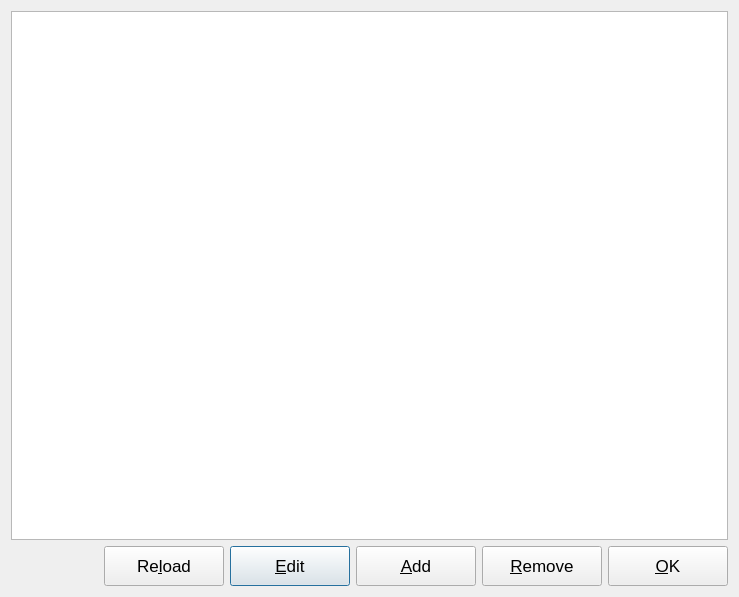
<?xml version="1.0" encoding="UTF-8"?>
<ui version="4.0">
 <class>SentenceManagerForm</class>
 <widget class="QDialog" name="SentenceManagerForm">
  <property name="geometry">
   <rect>
    <x>0</x>
    <y>0</y>
    <width>739</width>
    <height>597</height>
   </rect>
  </property>
  <property name="font">
   <font>
    <pointsize>13</pointsize>
   </font>
  </property>
  <property name="windowTitle">
   <string>Dialog</string>
  </property>
  <layout class="QVBoxLayout" name="verticalLayout">
   <item>
    <widget class="QTreeWidget" name="treeWidget">
     <property name="minimumSize">
      <size>
       <width>0</width>
       <height>400</height>
      </size>
     </property>
     <property name="showDropIndicator" stdset="0">
      <bool>true</bool>
     </property>
     <attribute name="headerVisible">
      <bool>false</bool>
     </attribute>
     <column>
      <property name="text">
       <string notr="true"/>
      </property>
     </column>
    </widget>
   </item>
   <item>
    <layout class="QHBoxLayout" name="horizontalLayout">
     <item>
      <spacer name="horizontalSpacer">
       <property name="orientation">
        <enum>Qt::Horizontal</enum>
       </property>
       <property name="sizeHint" stdset="0">
        <size>
         <width>40</width>
         <height>20</height>
        </size>
       </property>
      </spacer>
     </item>
     <item>
      <widget class="QPushButton" name="btmReload">
       <property name="minimumSize">
        <size>
         <width>120</width>
         <height>40</height>
        </size>
       </property>
       <property name="text">
        <string>Re&amp;load</string>
       </property>
       <property name="autoDefault">
        <bool>false</bool>
       </property>
      </widget>
     </item>
     <item>
      <widget class="QPushButton" name="btmChange">
       <property name="minimumSize">
        <size>
         <width>120</width>
         <height>40</height>
        </size>
       </property>
       <property name="text">
        <string>&amp;Edit</string>
       </property>
      </widget>
     </item>
     <item>
      <widget class="QPushButton" name="btmAdd">
       <property name="minimumSize">
        <size>
         <width>120</width>
         <height>40</height>
        </size>
       </property>
       <property name="text">
        <string>&amp;Add</string>
       </property>
       <property name="autoDefault">
        <bool>false</bool>
       </property>
      </widget>
     </item>
     <item>
      <widget class="QPushButton" name="btmRemove">
       <property name="minimumSize">
        <size>
         <width>120</width>
         <height>40</height>
        </size>
       </property>
       <property name="text">
        <string>&amp;Remove</string>
       </property>
       <property name="autoDefault">
        <bool>false</bool>
       </property>
      </widget>
     </item>
     <item>
      <widget class="QPushButton" name="btmOk">
       <property name="minimumSize">
        <size>
         <width>120</width>
         <height>40</height>
        </size>
       </property>
       <property name="text">
        <string>&amp;OK</string>
       </property>
       <property name="autoDefault">
        <bool>false</bool>
       </property>
      </widget>
     </item>
    </layout>
   </item>
  </layout>
 </widget>
 <tabstops>
  <tabstop>btmOk</tabstop>
  <tabstop>btmRemove</tabstop>
  <tabstop>btmAdd</tabstop>
  <tabstop>btmChange</tabstop>
  <tabstop>btmReload</tabstop>
  <tabstop>treeWidget</tabstop>
 </tabstops>
 <resources/>
 <connections>
  <connection>
   <sender>btmOk</sender>
   <signal>clicked()</signal>
   <receiver>SentenceManagerForm</receiver>
   <slot>close()</slot>
   <hints>
    <hint type="sourcelabel">
     <x>669</x>
     <y>575</y>
    </hint>
    <hint type="destinationlabel">
     <x>32</x>
     <y>553</y>
    </hint>
   </hints>
  </connection>
 </connections>
</ui>
